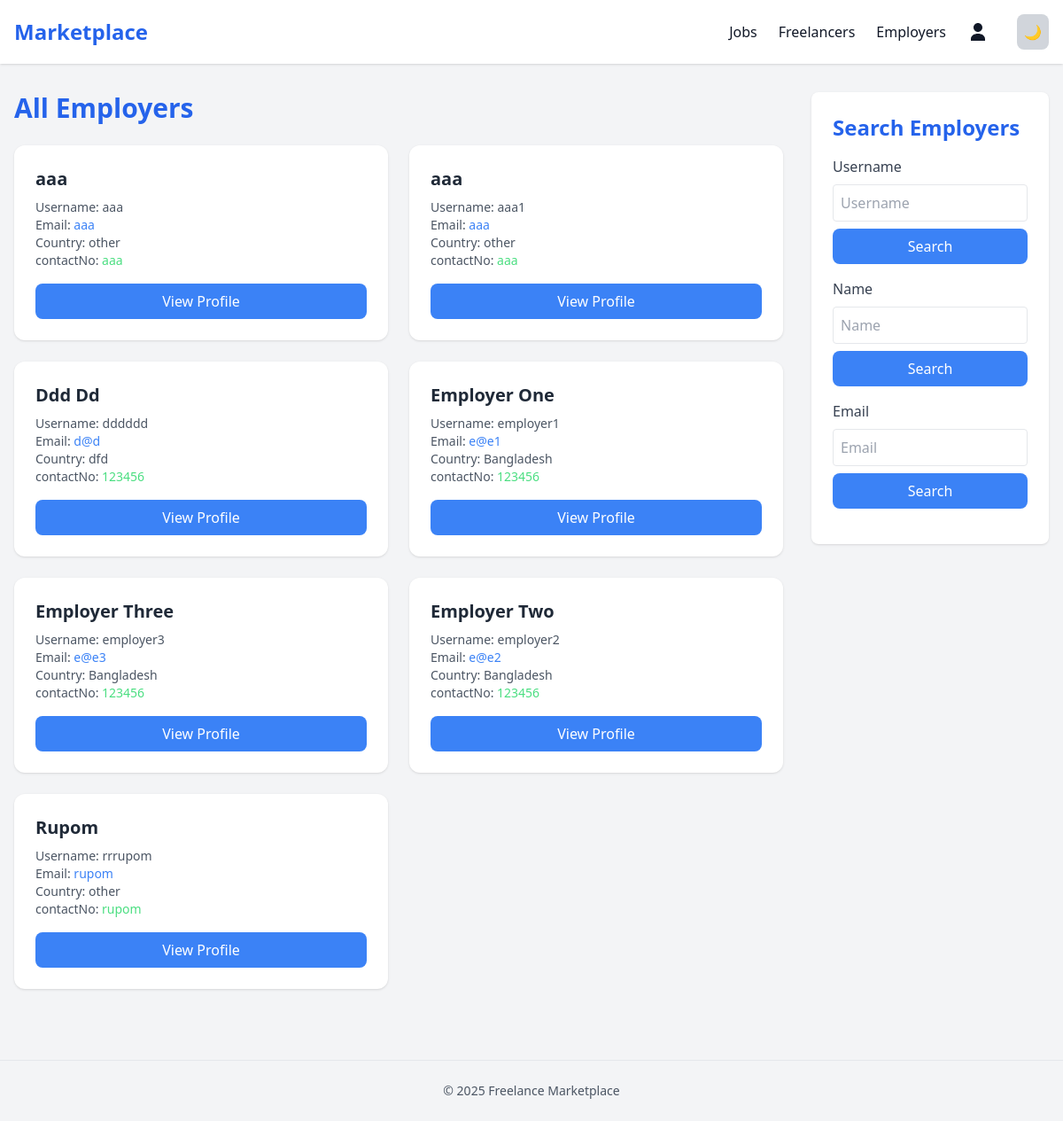
The app's page /allEmployer.php with its own data.
### tables this page shows
CREATE TABLE `employer` (
    `username` VARCHAR(200) NOT NULL,
    `password` VARCHAR(200) NOT NULL,
    `name` VARCHAR(200) NOT NULL,
    `email` VARCHAR(200) NOT NULL,
    `contactNo` VARCHAR(200) NOT NULL,
    `country` VARCHAR(200) NOT NULL,
    `company` VARCHAR(255) NULL
);

### allEmployer.php (the view, shortened to what this page needs)
<?php
include('db/server.php');
$where = [];
$sql = 'SELECT * FROM employer' . (!empty($where) ? ' WHERE ' . implode(' AND ', $where) : '') . ' ORDER BY Name';
$result = $conn->query($sql);
?>
<!DOCTYPE html>
<html lang="en" x-data="{ dark: localStorage.dark == 'true' }" :class="{ 'dark': dark }">
<head>
  <link rel="stylesheet" href="src/css/styles.css">
</head>
<body class="bg-gray-100 dark:bg-gray-900 text-gray-900 dark:text-dark transition-colors duration-500">
<nav class="bg-white dark:bg-gray-800 shadow sticky top-0 z-50 dark:text-white">
  <div class="max-w-7xl mx-auto px-4 py-4 flex justify-between items-center">
    <a href="index.php" class="text-2xl font-bold text-blue-600 dark:text-blue-400 hover:scale-105 transition">Marketplace</a>
    <div class="flex items-center space-x-6">
      <a href="allJob.php" class="hover:text-blue-600 dark:hover:text-blue-400 transition">Jobs</a>
      <a href="allFreelancer.php" class="hover:text-blue-600 dark:hover:text-blue-400 transition">Freelancers</a>
      <a href="allEmployer.php" class="hover:text-blue-600 dark:hover:text-blue-400 transition">Employers</a>
      <div class="relative" x-data="{ open: false }">
        <button @click="open = !open" class="flex items-center space-x-2">
          <svg class="w-6 h-6" fill="currentColor" viewBox="0 0 24 24"><path d="M12 12c2.7 0 5-2.3 5-5s-2.3-5-5-5-5 2.3-5 5 2.3 5 5 5zm0 2c-4.2 0-8 2.1-8 6v2h16v-2c0-3.9-3.8-6-8-6z"/></svg>
        </button>
      </div>
      <button id="theme-toggle" @click="dark = !dark; localStorage.dark = dark" class="bg-gray-300 dark:bg-gray-600 p-2 rounded-lg">
        <span x-show="!dark">🌙</span><span x-show="dark">☀️</span>
      </button>
    </div>
  </div>
</nav>
<main class="max-w-7xl mx-auto px-4 py-8">
  <div class="grid grid-cols-1 lg:grid-cols-4 gap-8">
    <section class="lg:col-span-3 space-y-6">
      <h1 class="text-3xl font-bold text-blue-600 dark:text-blue-400">All Employers</h1>
      <div class="grid gap-6 md:grid-cols-2">
        <?php if($result->num_rows): while($emp = $result->fetch_assoc()): ?>
          <form method="post" action="allEmployer.php" data-aos="fade-up" class="bg-white dark:bg-gray-800 p-6 rounded-xl shadow hover:shadow-lg transition">
            <h2 class="text-xl font-semibold mb-2 text-gray-800 dark:text-gray-200"><?= $emp['name'] ? htmlspecialchars($emp['name']) : 'NULL' ?></h2>
            <p class="text-sm text-gray-600 dark:text-gray-400">Username: <span class="font-medium"><?= htmlspecialchars($emp['username']) ?></span></p>
            <p class="text-sm text-gray-600 dark:text-gray-400">Email: <a href="mailto:<?= $emp['email'] ? htmlspecialchars($emp['email']) : 'NULL' ?>" class="text-blue-500 hover:underline"><?= htmlspecialchars($emp['email']) ?></a></p>
            <p class="text-sm text-gray-600 dark:text-gray-400">Country: <span class="font-medium"><?= $emp['country'] ? htmlspecialchars($emp['country']) : 'NULL'?></span></p>
            <p class="text-sm text-gray-600 dark:text-gray-400">contactNo: <span class="font-medium text-green-400"><?= $emp['contactNo'] ? htmlspecialchars($emp['contactNo']) : 'NULL'?></span></p>
            <button type="submit" class="mt-4 w-full bg-blue-500 hover:bg-blue-600 text-white py-2 rounded-lg transition">View Profile</button>
          </form>
        <?php endwhile; else: ?>
          <p class="col-span-3 text-center text-gray-500 dark:text-gray-400">No employers found.</p>
        <?php endif; ?>
      </div>
    </section>
    <aside class="space-y-6">
      <div class="bg-white dark:bg-gray-800 p-6 rounded-lg shadow" data-aos="fade-left">
        <h2 class="text-2xl font-semibold mb-4 text-blue-600 dark:text-blue-400">Search Employers</h2>
        <?php foreach(['s_username'=>'Username','s_name'=>'Name','s_email'=>'Email'] as $input=>$label): ?>
          <form method="post" action="allEmployer.php" class="space-y-2 mb-4">
            <label class="block text-gray-700 dark:text-gray-300"><?= $label ?></label>
            <input name="<?= $input ?>" class="dark:text-white w-full p-2 rounded border focus:ring-2 focus:ring-blue-400 dark:bg-gray-700 dark:border-gray-600" placeholder="<?= $label ?>">
            <button type="submit" class="w-full bg-blue-500 hover:bg-blue-600 text-white py-2 rounded-lg">Search</button>
          </form>
        <?php endforeach; ?>
      </div>
    </aside>
  </div>
</main>
<footer class="bg-gray-100 dark:bg-gray-900 text-center py-6 mt-12 border-t dark:border-gray-700">
  <p class="text-sm text-gray-600 dark:text-gray-400">&copy; <?= date('Y') ?> Freelance Marketplace</p>
</footer>
</body>
</html>

### records on screen
employer: name "aaa", username "aaa", email "aaa", country "other", contactNo "aaa"
employer: name "aaa", username "aaa1", email "aaa", country "other", contactNo "aaa"
employer: name "Ddd Dd", username "dddddd", email "d@d", country "dfd", contactNo "123456"
employer: name "Employer One", username "employer1", email "e@e1", country "Bangladesh", contactNo "123456"
employer: name "Employer Three", username "employer3", email "e@e3", country "Bangladesh", contactNo "123456"
employer: name "Employer Two", username "employer2", email "e@e2", country "Bangladesh", contactNo "123456"
employer: name "Rupom", username "rrrupom", email "rupom", country "other", contactNo "rupom"

### other values on screen
$label "Username"
$label "Name"
$label "Email"
